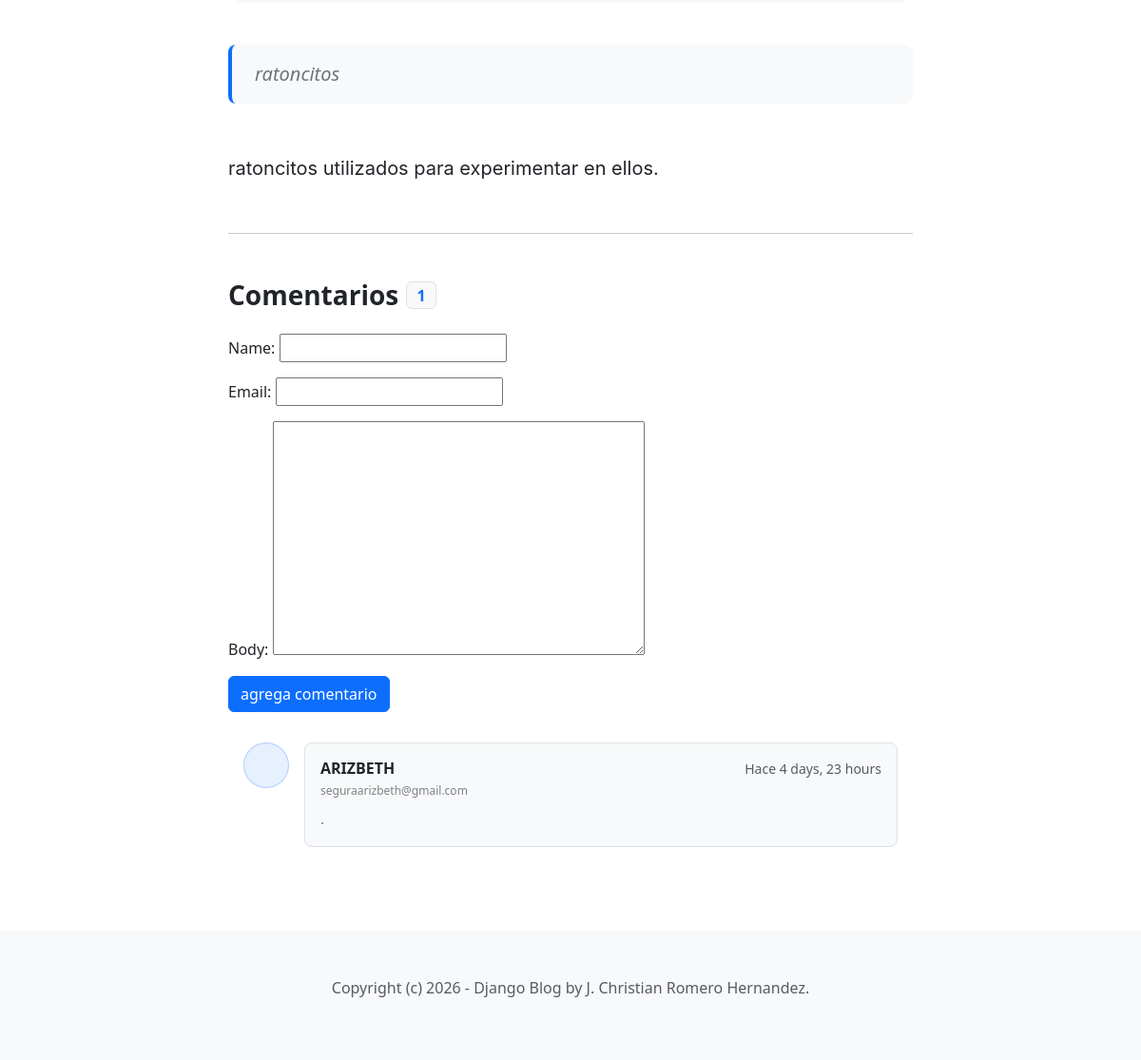
Page /blog/6/ (lower part) on the earlier database version.
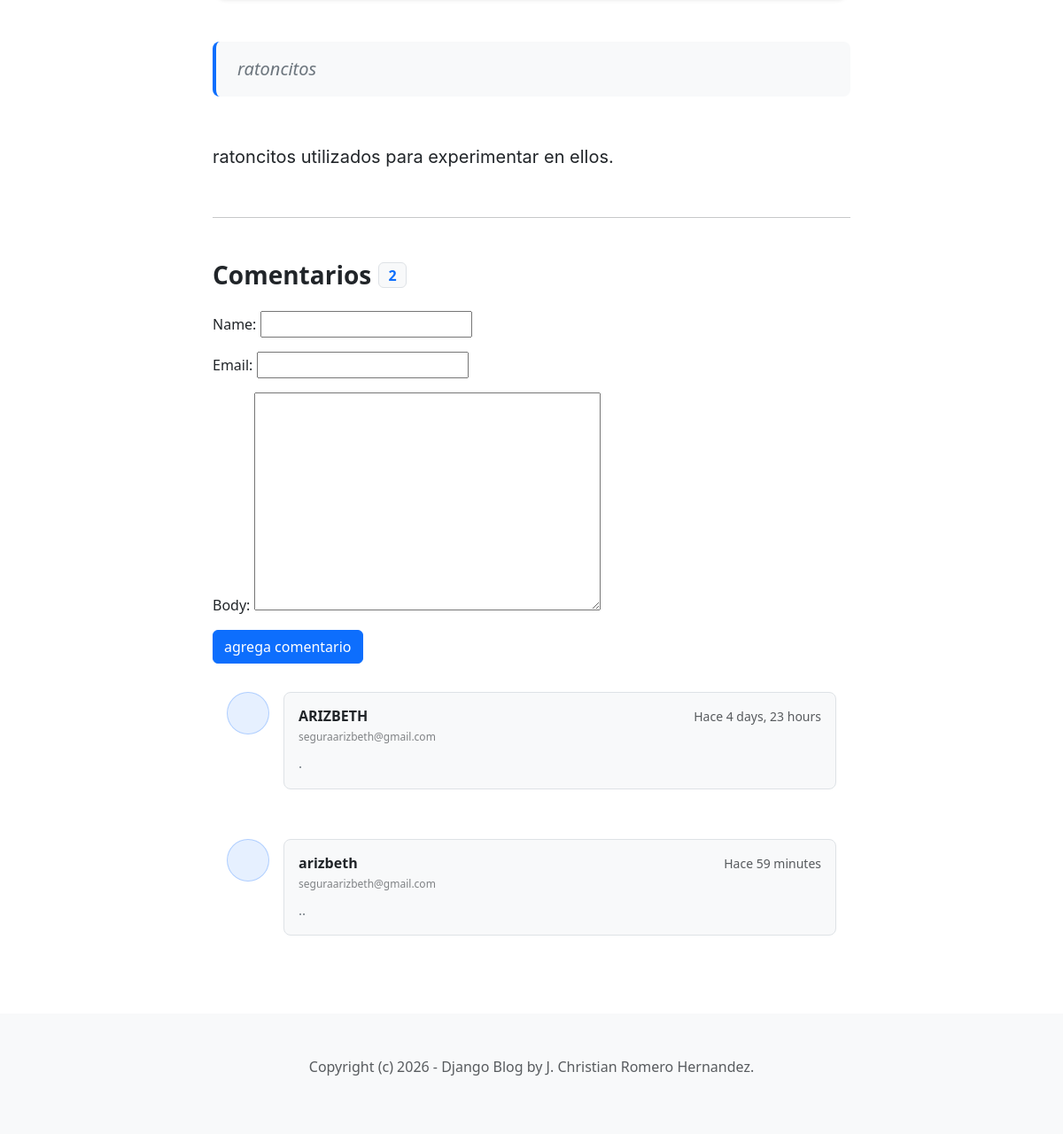
Same page on the later database version.
### blog/models.py (models this page shows, shortened)
class Post(models.Model):
    ACTIVE = 'active'
    DRAFT = 'draft'
    CHOICES_STATUS = {
        (ACTIVE, 'Active'),
        (DRAFT, 'Draft')
    }
    category = models.ForeignKey(Category, related_name='posts', on_delete=models.CASCADE)
    title = models.CharField(max_length=255)
    intro = models.TextField()
    body = models.TextField()
    created_at = models.DateTimeField(auto_now_add=True)
    status = models.CharField(max_length=10, choices=CHOICES_STATUS, default=ACTIVE)
    image = models.ImageField(upload_to='upload/', blank=True, null=True)

class Comment(models.Model):
    post = models.ForeignKey(Post, related_name='comments', on_delete=models.CASCADE)
    name = models.CharField(max_length=255)
    email = models.EmailField()
    body = models.TextField()
    created_at = models.DateTimeField(auto_now_add=True)

### blog/views.py (the view)
# urls.py: path('blog/<int:id>/', detail,name='post_detail'),
def detail(request, id):
    post = get_object_or_404(Post, id=id, status=Post.ACTIVE)
    if request.method =='POST':
        form = CommentForm(request.POST)
        if form.is_valid():
            comment = form.save(commit=False)
            comment.post =post
            comment.save()
            return redirect('post_detail', id=id)
    else:
        form = CommentForm()
    context = {
        'post': post,
        'form': form
    }
    return render(request, 'blog/detail.html', context)

### blog/forms.py
class CommentForm(forms.ModelForm):
    class Meta:
        model = Comment
        fields = ['name','email','body']

### blog/models.py (called while the page is built)
    def __str__(self):
        return self.title

### blog/templates/blog/detail.html (shortened to what this page needs)
{% extends 'blog/base.html' %}
{% block content %}
<div class="container py-5">
    <div class="row justify-content-center">
        <div class="col-lg-8">
            <article class="blog-post">
                <div class="lead fw-normal text-secondary mb-5 px-4 py-3 bg-light rounded-3 border-start border-4 border-primary quote-container">
                    {{ post.intro }}
                </div>
                <div class="post-body lh-lg fs-5 mb-5 text-dark">
                    {{ post.body|linebreaks }}
                </div>
            </article>
            <hr class="my-5 opacity-25">
            <section id="comments">
                <h3 class="mb-4 d-flex align-items-center fw-bold">
                    Comentarios
                    <span class="badge bg-light text-primary ms-2 fs-6 border">{{ post.comments.count }}</span>
                </h3>
                <form action="" method="post">
                    {{ form.as_p}}
                    <button type="submit" class="btn btn-primary mb-3">
                        agrega comentario
                        </button>
                    </form>
                {% for comment in post.comments.all %}
                <div class="d-flex mb-4 p-3 rounded-3 hover-bg-light transition-all">
                    <div class="flex-shrink-0">
                        <div class="bg-primary bg-opacity-10 rounded-circle d-flex align-items-center justify-content-center border border-primary border-opacity-25"
                             style="width: 48px; height: 48px;">
                        </div>
                    </div>
                    <div class="flex-grow-1 ms-3">
                        <div class="p-3 bg-light rounded-3 border">
                            <div class="d-flex justify-content-between align-items-center mb-1">
                                <h6 class="mb-0 fw-bold text-dark">{{ comment.name }}</h6>
                                <small class="text-muted small">Hace {{ comment.created_at|timesince }}</small>
                            </div>
                            <div class="text-muted small mb-2 opacity-75" style="font-size: 0.75rem;">{{ comment.email }}</div>
                            <p class="mb-0 text-secondary" style="font-size: 0.95rem; line-height: 1.6;">
                                {{ comment.body }}
                            </p>
                        </div>
                    </div>
                </div>
                {% empty %}
                <div class="text-center py-4 bg-light rounded-3 border border-dashed">
                    <i class="bi bi-chat-left-dots text-muted fs-1"></i>
                    <p class="text-muted mt-2">Sé el primero en dejar un comentario.</p>
                </div>
                {% endfor %}
            </section>
        </div>
    </div>
</div>
{% endblock %}

Differences in the rows shown:
computed for Post "ratoncitos": comments.count "1" → "2"
added Comment: name "arizbeth", created_at "59 minutes", email "seguraarizbeth@gmail.com", body ".."
